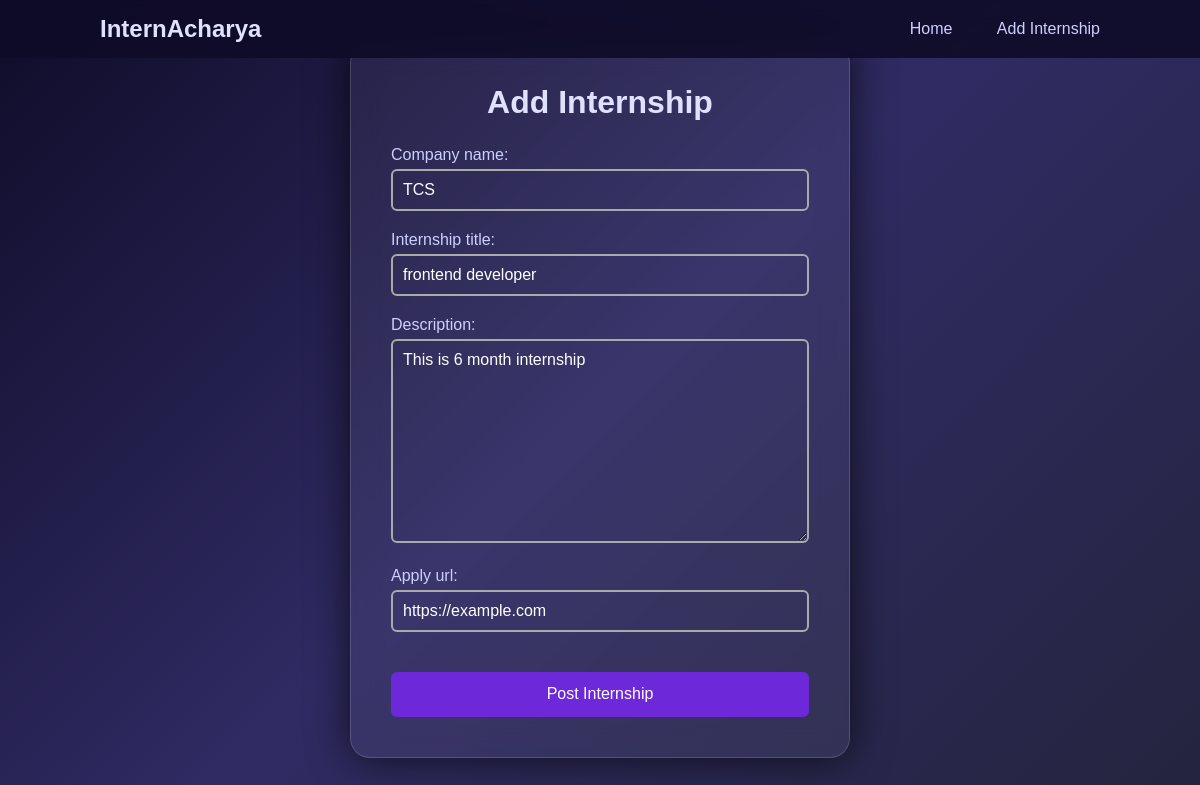
Screenshot of /edit-internship/18/ (signed in) with the database file from the repository.
### user_auth/models.py (models this page shows, shortened)
class InternshipPost(models.Model):
    company_name = models.CharField(max_length=100, blank=True, null=True)
    company = models.ForeignKey(
    custom_user,
    on_delete=models.CASCADE,
    related_name='internships',
    null=True,      # ✅ add this
    blank=True      # ✅ add this
    )
    internship_title = models.CharField(max_length=100, blank=True, null=True)
    description = models.TextField(blank=True, null=True)
    apply_url = models.URLField(blank=True, null=True)
    posted_at = models.DateTimeField(auto_now_add=True)

### user_auth/views.py (the view)
# urls.py: path('edit-internship/<int:id>/', views.edit_internship, name='edit_internship'),
@login_required
def edit_internship(request, id):
    internship = get_object_or_404(InternshipPost, id=id)
    if request.user.is_superuser:
        pass
    elif request.user.role == "company":
        if internship.company_name != request.user.company_profile.company_name:
            messages.error(request, "Unauthorized ❌")
            return redirect("company_dashboard")
    else:
        return redirect("home")
    if request.method == 'POST':
        form = InternshipPostForm(request.POST, instance=internship)
        if form.is_valid():
            form.save()
            messages.success(request, "Internship updated ✅")
            if request.user.role == "company":
                return redirect("company_dashboard")
            return redirect("admin_panel")
    else:
        form = InternshipPostForm(instance=internship)
    return render(request, 'add_internship.html', {'form': form})

### user_auth/forms.py
class InternshipPostForm(forms.ModelForm):
    class Meta:
        model = InternshipPost
        fields = ['company_name','internship_title', 'description', 'apply_url']

### templates/add_internship.html (shortened to what this page needs)
{% load static %}
<!DOCTYPE html>
<html lang="en">
<head>
</head>
<body>
<header>
<div class="logo"><a href="{% url 'home' %}">InternAcharya</a></div>
<nav>
<a href="{% url 'home' %}">Home</a>
<a href="{% url 'add_internship' %}">Add Internship</a>
</nav>
</header>
<div class="wrapper">
<h2>Add Internship</h2>
<form method="POST">
{% for field in form %}
<div class="input-box">
    {{ field.label_tag }}
    {{ field }}
</div>
{% endfor %}
<button type="submit" class="btn">Post Internship</button>
</form>
</div>
</body>
</html>

### templates/add_internship.html (style rules this page uses)
* { margin:0; padding:0; box-sizing:border-box; font-family:'Poppins',sans-serif; }
body { display:flex; justify-content:center; align-items:center; min-height:100vh; background: linear-gradient(135deg, #0f0c29, #302b63, #24243e); }
header { position:fixed; top:0; left:0; width:100%; padding:15px 100px; background: rgba(15,12,41,0.9); backdrop-filter:blur(10px); display:flex; justify-content:space-between; align-items:center; z-index:99; }
.logo a { color:#e0e0ff; font-size:1.5em; font-weight:bold; text-decoration:none; }
nav a { color:#cfcfff; text-decoration:none; margin-left:40px; font-weight:500; transition:0.3s; }
.wrapper { position:relative; width:500px; padding:40px; background: rgba(255,255,255,0.05); border:1px solid rgba(255,255,255,0.15); border-radius:20px; backdrop-filter:blur(15px); box-shadow:0 0 40px rgba(0,0,0,0.7); }
.wrapper h2 { text-align:center; font-size:2em; color:#e0e0ff; margin-bottom:25px; }
.input-box { position:relative; width:100%; margin:20px 0; }
.input-box input, .input-box textarea, .input-box select { width:100%; padding:10px; background: transparent; border: 2px solid #aaa; border-radius:6px; color:#ffffff; font-size:1em; outline:none; transition:0.3s; }
.input-box label { display:block; margin-bottom:5px; color:#cfcfff; font-weight:500; }
.btn { width:100%; height:45px; background:#6d28d9; border:none; border-radius:6px; cursor:pointer; font-size:1em; color:white; font-weight:500; margin-top:20px; transition:0.3s; }

### rows the page displays
InternshipPost: form "TCS" "frontend developer" "This is 6 month internship" "https://example.com"

### other values shown
{{ field.label_tag }} "Company name:" "Internship title:" "Description:" "Apply url:"
